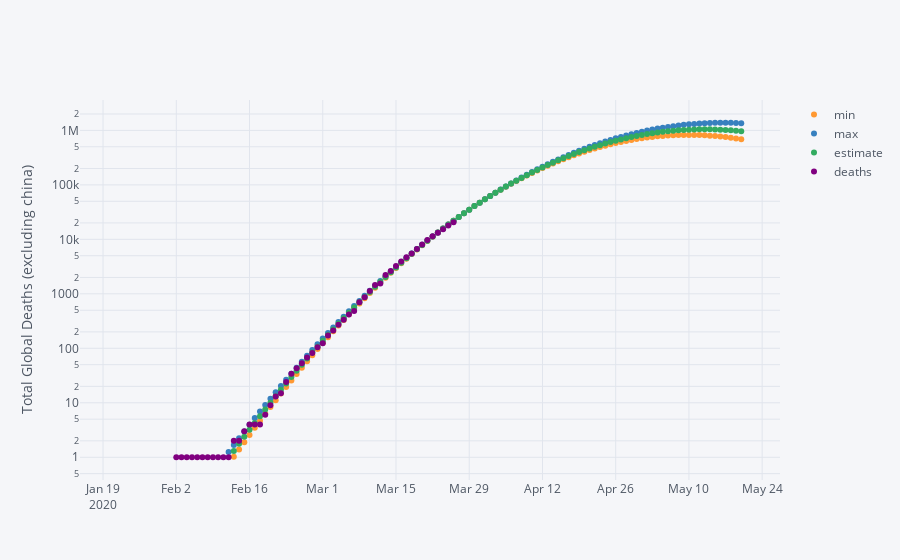

The code cell stored with this chart in its notebook:
### Code cell
x0 = pd.Timestamp('today').value

category = 'deaths'
df = get_data_V2(category)
globe = get_globe(df, category, threshold=threshold_for_model[category])
x = globe['date'].astype(int)
y = globe[category]
x2 = pd.Series(pd.date_range('2020-02-10', '2020-05-20')).astype(int)

x = (x-x0)/x0
x2 = (x2-x0)/x0

coeff, cov = np.polyfit(x, y, 2, cov=True)
coeff_min = coeff - n_sigma*np.sqrt(cov).diagonal() * np.array([1, 0, 0])
coeff_max = coeff + n_sigma*np.sqrt(cov).diagonal() * np.array([1, 0, 0])

fit = pd.DataFrame(pd.date_range('2020-02-10', '2020-05-20'), columns=['date']).set_index('date')
fit['min'] = pd.np.poly1d(coeff_min)(x2)
fit['estimate'] = pd.np.poly1d(coeff)(x2)
fit['max'] = pd.np.poly1d(coeff_max)(x2)

globe = get_globe(df, category)
out = pd.concat((globe.set_index('date'), fit), axis=1)
out[out<0] = np.nan
out = out.apply(np.exp)[['min', 'max', 'estimate', category]]
out.iplot(logy=True, yTitle=f'Total Global {category.capitalize()} (excluding china)', mode='markers', size=6)
